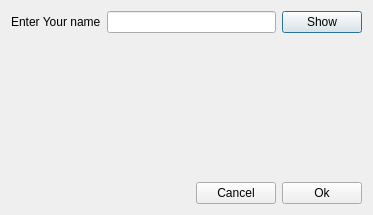
<?xml version="1.0" encoding="UTF-8"?>
<ui version="4.0">
 <class>Dialog</class>
 <widget class="QDialog" name="Dialog">
  <property name="geometry">
   <rect>
    <x>0</x>
    <y>0</y>
    <width>373</width>
    <height>215</height>
   </rect>
  </property>
  <property name="windowTitle">
   <string>Dialog</string>
  </property>
  <layout class="QVBoxLayout" name="verticalLayout">
   <item>
    <layout class="QHBoxLayout" name="horizontalLayout">
     <item>
      <widget class="QLabel" name="label">
       <property name="text">
        <string>Enter Your name</string>
       </property>
      </widget>
     </item>
     <item>
      <widget class="QLineEdit" name="lineEdit"/>
     </item>
     <item>
      <widget class="QPushButton" name="btnShow">
       <property name="text">
        <string>Show</string>
       </property>
      </widget>
     </item>
    </layout>
   </item>
   <item>
    <spacer name="verticalSpacer">
     <property name="orientation">
      <enum>Qt::Vertical</enum>
     </property>
     <property name="sizeHint" stdset="0">
      <size>
       <width>20</width>
       <height>40</height>
      </size>
     </property>
    </spacer>
   </item>
   <item>
    <layout class="QHBoxLayout" name="horizontalLayout_2">
     <item>
      <spacer name="horizontalSpacer">
       <property name="orientation">
        <enum>Qt::Horizontal</enum>
       </property>
       <property name="sizeHint" stdset="0">
        <size>
         <width>40</width>
         <height>20</height>
        </size>
       </property>
      </spacer>
     </item>
     <item>
      <widget class="QPushButton" name="btnCancel">
       <property name="text">
        <string>Cancel</string>
       </property>
      </widget>
     </item>
     <item>
      <widget class="QPushButton" name="btnOk">
       <property name="text">
        <string>Ok</string>
       </property>
      </widget>
     </item>
    </layout>
   </item>
  </layout>
 </widget>
 <resources/>
 <connections/>
</ui>
